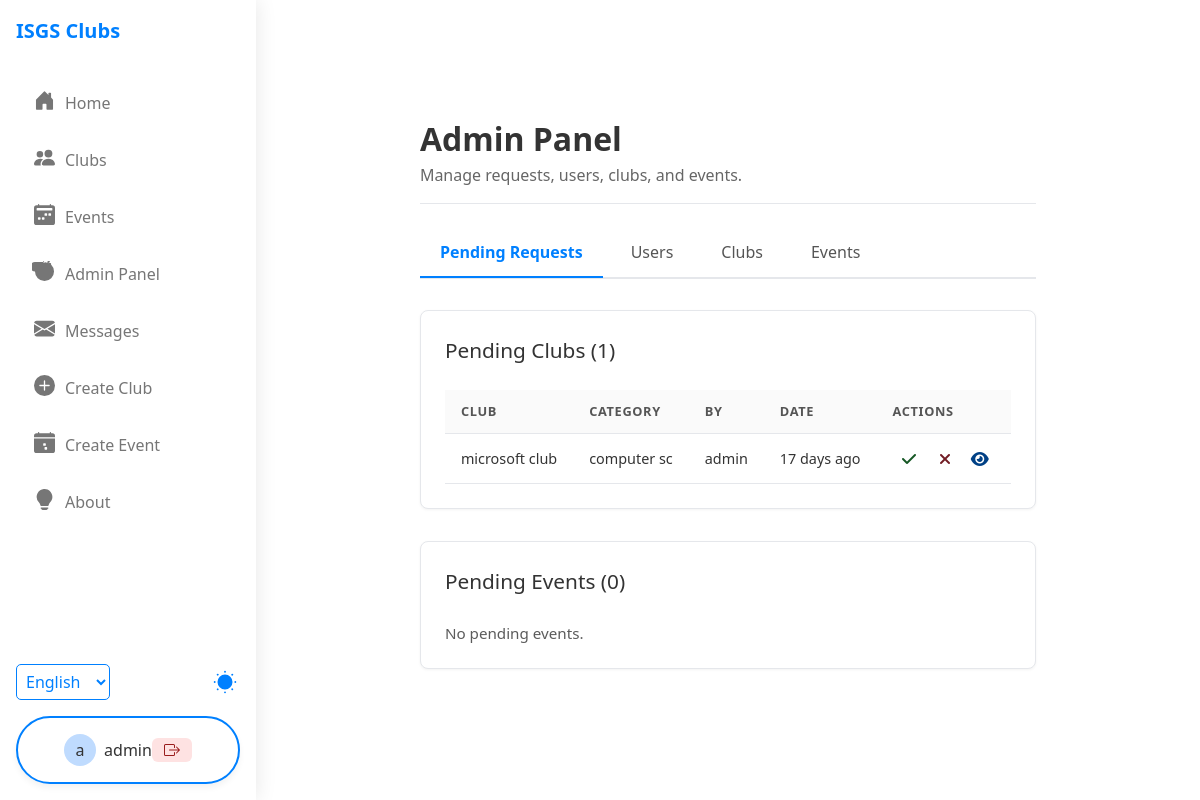
/admin.php (signed in), run on the app's committed database.
### tables this page shows
CREATE TABLE `clubs` (
  `id` int(11) NOT NULL,
  `name` varchar(100) NOT NULL,
  `description` text DEFAULT NULL,
  `category` varchar(50) NOT NULL,
  `meeting_schedule` varchar(100) DEFAULT NULL,
  `status` enum('pending','active','rejected') NOT NULL DEFAULT 'pending',
  `proposed_by_user_id` int(11) DEFAULT NULL COMMENT 'User ID who submitted the request',
  `created_at` timestamp NOT NULL DEFAULT current_timestamp()
);

CREATE TABLE `users` (
  `id` int(11) NOT NULL,
  `username` varchar(50) NOT NULL,
  `email` varchar(100) NOT NULL,
  `password` varchar(255) NOT NULL,
  `role` enum('student','club_leader','admin') NOT NULL DEFAULT 'student',
  `is_banned` tinyint(1) NOT NULL DEFAULT 0,
  `ban_reason` text DEFAULT NULL,
  `banned_until` datetime DEFAULT NULL COMMENT 'Null for permanent ban',
  `created_at` timestamp NOT NULL DEFAULT current_timestamp()
);

### admin.php (the view, shortened to what this page needs)
<?php
require_once 'config/database.php';
function format_time_ago($datetime, $full = false) { try { $now = new DateTime; $timestamp = strtotime($datetime); if ($timestamp === false) throw new Exception("Invalid datetime"); $ago = new DateTime('@'.$timestamp); $diff = $now->diff($ago); $string = ['y'=>'year','m'=>'month','d'=>'day','h'=>'hour','i'=>'minute','s'=>'second']; foreach ($string as $k=>&$v){if(property_exists($diff, $k)){if($diff->$k)$v=$diff->$k.' '.$v.($diff->$k>1?'s':'');else unset($string[$k]);}else unset($string[$k]);} if(!$full)$string=array_slice($string,0,1); return $string?implode(', ',$string).' ago':'just now'; } catch(Exception $e){ error_log("Time format err: ".$e->getMessage()); $ts=strtotime($datetime); return $ts?date('M j, Y g:i a',$ts):'Invalid date';} }
$pendingClubs = []; $pendingEvents = []; $allUsers = []; $allClubs = []; $allEvents = [];
try {
    $stmtPClubs = $pdo->prepare("SELECT c.*, u.username as proposer_username FROM clubs c LEFT JOIN users u ON c.proposed_by_user_id = u.id WHERE c.status = 'pending' ORDER BY c.created_at DESC"); $stmtPClubs->execute(); $pendingClubs = $stmtPClubs->fetchAll(PDO::FETCH_ASSOC);
    $stmtPEvents = $pdo->prepare("SELECT e.*, c.name as club_name, u.username as proposer_username FROM events e JOIN clubs c ON e.club_id = c.id LEFT JOIN users u ON e.created_by = u.id WHERE e.status = 'pending' ORDER BY e.created_at DESC"); $stmtPEvents->execute(); $pendingEvents = $stmtPEvents->fetchAll(PDO::FETCH_ASSOC);
} catch (Exception $e) { error_log("Admin Panel Data Fetch Error: ".$e->getMessage()); $pageError = "Could not load administrative data."; }
include_once 'header.php';
?>
<main class="main-content admin-panel-container">
    <div class="admin-content-wrapper">
        <div class="admin-header"><h1>Admin Panel</h1><p>Manage requests, users, clubs, and events.</p></div>
        <div class="admin-tabs-section">
             <nav class="admin-tabs" aria-label="Admin Sections">
                <button type="button" class="admin-tab-button active" data-tab-target="#admin-pending" role="tab">Pending Requests</button>
                <button type="button" class="admin-tab-button" data-tab-target="#admin-users" role="tab">Users</button>
                <button type="button" class="admin-tab-button" data-tab-target="#admin-clubs" role="tab">Clubs</button>
                <button type="button" class="admin-tab-button" data-tab-target="#admin-events" role="tab">Events</button>
            </nav>
            <div class="admin-tab-content">
                <div id="admin-pending" class="admin-tab-panel active" role="tabpanel">
                    <section class="admin-section card"><h2>Pending Clubs (<?php echo count($pendingClubs); ?>)</h2> <?php if(count($pendingClubs)>0): ?><div class="admin-table-wrapper"><table class="admin-table"><thead><tr><th>Club</th><th>Category</th><th>By</th><th>Date</th><th>Actions</th></tr></thead><tbody> <?php foreach($pendingClubs as $club): ?> <tr> <td data-label="Club"><?php echo htmlspecialchars($club['name']);?></td> <td data-label="Category"><?php echo htmlspecialchars($club['category']);?></td> <td data-label="By"><?php echo htmlspecialchars($club['proposer_username']??'N/A');?></td> <td data-label="Date"><?php echo format_time_ago($club['created_at']);?></td> <td class="actions"><form method="POST" action="admin.php" class="action-form" onsubmit="return confirm('Approve club?');"><input type="hidden" name="action" value="approve_club"><input type="hidden" name="target_id" value="<?php echo $club['id'];?>"><button type="submit" class="btn-action approve" title="Approve"><i class="fas fa-check"></i></button></form> <form method="POST" action="admin.php" class="action-form" onsubmit="return confirm('Reject club?');"><input type="hidden" name="action" value="reject_club"><input type="hidden" name="target_id" value="<?php echo $club['id'];?>"><button type="submit" class="btn-action reject" title="Reject"><i class="fas fa-times"></i></button></form> <a href="club-detail.php?id=<?php echo $club['id'];?>&preview=true" target="_blank" class="btn-action view" title="Preview"><i class="fas fa-eye"></i></a></td> </tr> <?php endforeach; ?> </tbody></table></div> <?php else: ?><p class="empty-list-message">No pending clubs.</p><?php endif; ?></section>
                    <section class="admin-section card"><h2>Pending Events (<?php echo count($pendingEvents); ?>)</h2> <?php if(count($pendingEvents)>0): ?><div class="admin-table-wrapper"><table class="admin-table"><thead><tr><th>Event</th><th>Club</th><th>Date</th><th>By</th><th>Actions</th></tr></thead><tbody> <?php foreach($pendingEvents as $event): ?> <tr> <td data-label="Event"><?php echo htmlspecialchars($event['name']);?></td> <td data-label="Club"><?php echo htmlspecialchars($event['club_name']);?></td> <td data-label="Date"><?php echo date('M j, Y @ g:i A',strtotime($event['event_date']));?></td> <td data-label="By"><?php echo htmlspecialchars($event['proposer_username']??'N/A');?></td> <td class="actions"><form method="POST" action="admin.php" class="action-form" onsubmit="return confirm('Approve event?');"><input type="hidden" name="action" value="approve_event"><input type="hidden" name="target_id" value="<?php echo $event['id'];?>"><button type="submit" class="btn-action approve" title="Approve"><i class="fas fa-check"></i></button></form> <form method="POST" action="admin.php" class="action-form" onsubmit="return confirm('Reject event?');"><input type="hidden" name="action" value="reject_event"><input type="hidden" name="target_id" value="<?php echo $event['id'];?>"><button type="submit" class="btn-action reject" title="Reject"><i class="fas fa-times"></i></button></form> <a href="event-detail.php?id=<?php echo $event['id'];?>&preview=true" target="_blank" class="btn-action view" title="Preview"><i class="fas fa-eye"></i></a></td> </tr> <?php endforeach; ?> </tbody></table></div> <?php else: ?><p class="empty-list-message">No pending events.</p><?php endif; ?></section>
                </div>
            </div>
        </div>
    </div>
</main>
</body>
</html>

### styles.css (style rules this page uses)
* { margin: 0; padding: 0; box-sizing: border-box; }
body { font-family: sans-serif; background-color: #f0f2f5; display: flex; justify-content: center; align-items: center; min-height: 100vh; color: #333; }

### styles2.css (style rules this page uses)
:root { --primary-color: hsl(210 100% 50%); --background-color: #ffffff; --text-color: #333333; --border-color: #e5e7eb; }
body { margin: 0; font-family: Arial, sans-serif; background-color: var(--background-color); color: var(--text-color); }
.main-content { margin-left: 256px; }
.card { background-color: var(--background-color); border: 1px solid var(--border-color); border-radius: 0.5rem; padding: 1.5rem; box-shadow: 0 4px 6px rgba(0, 0, 0, 0.05); transition: box-shadow 0.2s ease, transform 0.2s ease; }
.card p, .card-description { color: var(--text-color); opacity: 0.8; font-size: 0.95rem; line-height: 1.5; }
.card { background-color: var(--background-color); border: 1px solid var(--border-color); border-radius: 8px; box-shadow: 0 1px 3px rgba(0,0,0,0.05); }
.action-form { margin: 0; padding: 0; display: flex; flex-grow: 1; }

### admin.php (style rules this page uses)
.admin-panel-container .admin-content-wrapper { max-width: 1200px; margin: 1rem auto; padding: 0 1rem; }
.admin-header { margin-bottom: 1.5rem; padding-bottom: 1rem; border-bottom: 1px solid var(--border-color); }
.admin-header h1 { font-size: 2rem; font-weight: 600; }
.admin-header p { font-size: 1rem; color: #666; }
.admin-tabs-section { margin-bottom: 2rem; }
.admin-tabs { border-bottom: 2px solid var(--border-color); display: flex; gap: 0.5rem; margin-bottom: -1px; }
.admin-tab-button { padding: 0.75rem 1.25rem; border: none; border-bottom: 2px solid transparent; background: none; cursor: pointer; font-weight: 500; color: #555; transition: color 0.2s, border-color 0.2s; margin-bottom: -1px; }
.admin-tab-button.active { color: var(--primary-color); border-bottom-color: var(--primary-color); font-weight: 600; }
.admin-tab-content { padding-top: 2rem; }
.admin-tab-panel { display: none; animation: fadeIn 0.3s ease-in-out; }
.admin-tab-panel.active { display: block; }
.admin-section { margin-bottom: 2rem; }
.admin-section h2 { font-size: 1.3rem; margin-bottom: 1rem; padding-bottom: 0.5rem; }
.admin-table-wrapper { overflow-x: auto; }
.admin-table { width: 100%; border-collapse: collapse; font-size: 0.9rem; }
.admin-table th, .admin-table td { padding: 0.75rem 1rem; text-align: left; border-bottom: 1px solid var(--border-color); }
.admin-table th { font-weight: 600; background-color: rgba(0,0,0,0.02); text-transform: uppercase; font-size: 0.8rem; letter-spacing: 0.05em; color: #555; }
.admin-table td.actions { white-space: nowrap; text-align: right; }
.admin-table .action-form { display: inline-block; margin: 0 0.2rem; padding: 0; }
.btn-action { background: none; border: none; cursor: pointer; padding: 0.3rem 0.4rem; font-size: 1rem; line-height: 1; border-radius: 3px; transition: background-color 0.2s, color 0.2s; }
.btn-action.approve { color: #155724; }
.btn-action.reject, .btn-action.delete { color: #721c24; }
.btn-action.view, .btn-action.edit { color: #004085; }

### data on the page
clubs: name "microsoft club", category "computer sc", proposed_by_user.username "admin", created_at "17 days ago"

### other printed values
substr($_SESSION['user']['username'], 0, 1) "a"
$_SESSION['user']['username'] "admin"
count($pendingClubs) "1"
count($pendingEvents) "0"
